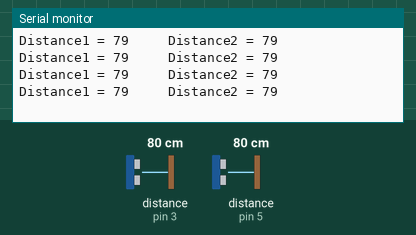
Recording of a sketch running on a simulated Arduino Uno, built with avr-gcc and run on an emulated ATmega328P. Shown: the last lines printed to the serial monitor. Wiring (inferred from the names in the program): 2 × ultrasonic range finder: trigger pin 2, echo pin 3 / trigger pin 4, echo pin 5. The test bench sets the inputs (shaded band); at power-on: distance to the obstacle (sensors on pin 3, pin 5) 80 cm. The echo pulse lasts 58.3 µs per cm.

Above: at 1.2 s.
1.3 s: distance to the obstacle (sensor on pin 3) set to 2 cm
At 1.47 s:
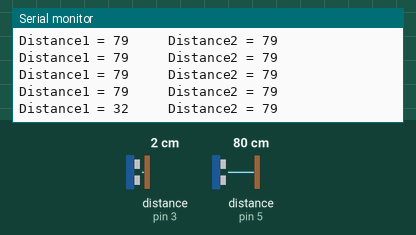
4.3 s: distance to the obstacle (sensor on pin 5) set to 4 cm
At 4.8 s:
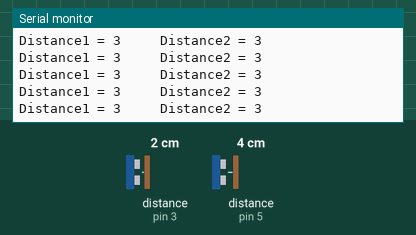
7.3 s: distance to the obstacle (sensor on pin 3) set to 4 cm
8.8 s: distance to the obstacle (sensor on pin 5) set to 35 cm
At 8.92 s:
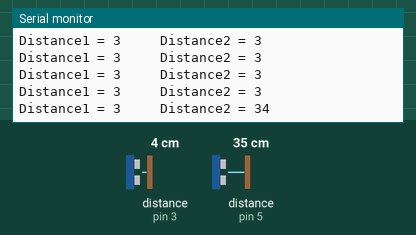
11.8 s: distance to the obstacle (sensor on pin 3) set to 9 cm
At 11.89 s:
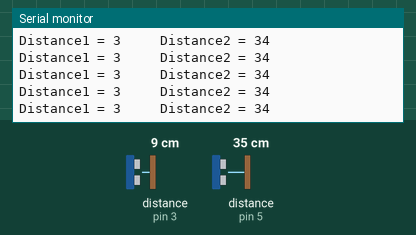
14.8 s: distance to the obstacle (sensor on pin 5) set to 18 cm
At 14.82 s:
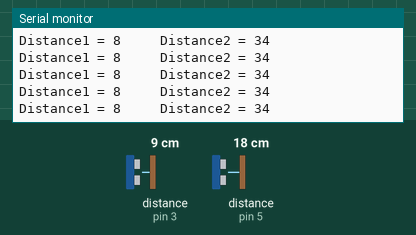
Timing chart, 0 to 17.8 s (numbered marks = the images above; inputs shaded):
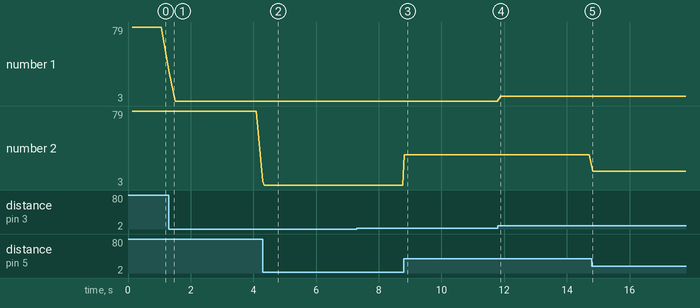

The sketch:

HC-SR04.ino
```cpp
#include <myLibrary.h>
#define Trigger1 2
#define Echo1 3
#define Trigger2 4
#define Echo2 5

int m1 = 25, m2 = 35;

HCSR04 USS1(Trigger1, Echo1, m1);
HCSR04 USS2(Trigger2, Echo2, m2);


void setup()
{
  Serial.begin(115200);
}

void loop()
{
  int distance1 = USS1.distance(m1);
  Serial.print("Distance1 = " + String(distance1) + "     ");


  int distance2 = USS2.distance(m2);
  Serial.println("Distance2 = " + String(distance2));


}
```

myLibrary.cpp
```cpp
#include <myLibrary.h>

/*
 * **************************************************
 * HCSR04 Ultrasonic sensör ile mesafe ölçümü
 * **************************************************
 */
HCSR04::HCSR04 (byte Trigger, byte Echo, int m)
{
  this->Trigger   = Trigger;
  this->Echo = Echo;
  this->m = m;
  pinMode(Trigger, OUTPUT);
  pinMode(Echo, INPUT);
}

int HCSR04::distance(int m)
{
  int distance = 0;
  for (int i = 0; i < m; i++)
  {
    int time = 0;
    digitalWrite(Trigger, LOW);
    delayMicroseconds(3);
    noInterrupts();
    digitalWrite(Trigger, HIGH);
    delayMicroseconds(10);
    digitalWrite(Trigger, LOW);
    time = pulseIn(Echo, HIGH);
    interrupts();
    distance += time / 2 / 29.1;
  }
  distance /= m;
  if (distance < 3) distance = 3;
  return distance;
}
/*
 * ***************************************************
 */
```

myLibrary.h
```cpp
#ifndef myLibrary_H
#define myLibrary_H
#include <Arduino.h>

/*
 * **************************************************
 * HCSR04 Ultrasonic sensör ile mesafe ölçümü
 * **************************************************
 */
class HCSR04 {
  private:
    byte Trigger;
    byte Echo;
    int  m;
  public:
    HCSR04 (byte Trigger, byte Echo, int m);
    int distance(int m) ;
 };
 /*
 * *************************************************
 */

#endif
```

Measured:
- after the input at 1.3 s, the serial monitor: prints a new line at once (image 1)
- after the input at 4.3 s, the serial monitor: prints a new line after 0.05 s (image 2)
- after the input at 8.8 s, the serial monitor: prints a new line at once (image 3)
- plotted number 1: 79 → 3 after the input at 1.3 s, 3 → 8 after the input at 11.8 s
- plotted number 2: 79 → 7 after the input at 1.3 s, 3 → 34 after the input at 8.8 s, 34 → 17 after the input at 14.8 s
